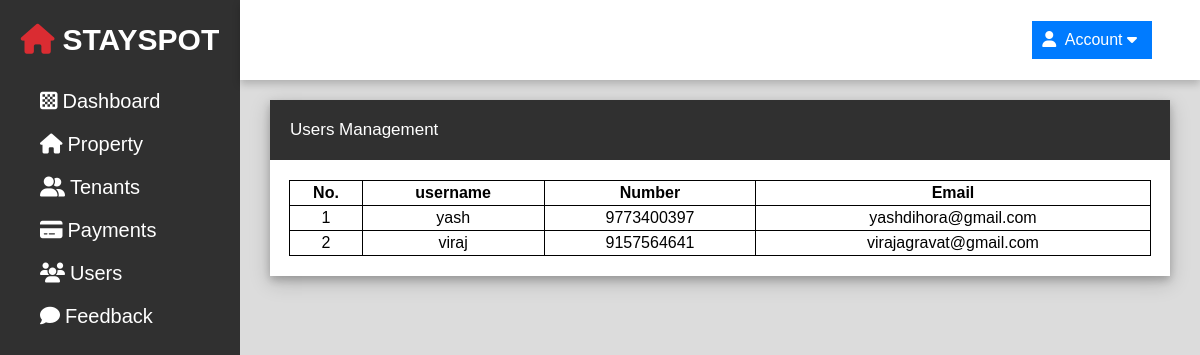
Page /admin/users.php (signed in) on the committed database.
### tables this page shows
CREATE TABLE `user_reg` (
  `user_id` int(30) NOT NULL,
  `username` varchar(255) NOT NULL,
  `password` varchar(255) NOT NULL,
  `email` varchar(255) NOT NULL,
  `number` varchar(12) NOT NULL
);

### admin/users.php (the view, shortened to what this page needs)
<?php
    include 'db/db.php';
    if (isset($_SESSION['admin_name']))
    {
?>
<!DOCTYPE html>
<html lang="en">
<head>
    <link rel="stylesheet" href="css/styles.css">
    <link rel="stylesheet" href="https://cdnjs.cloudflare.com/ajax/libs/font-awesome/6.2.0/css/all.min.css">
</head>
<body>
    <div class="side-menu">
        <div class="brand-name">
            <h1><i class="fas fa-house"></i>STAYSPOT</h1>
        </div>
        <ul>
            <li><a href="index.php"><i class="fa-solid fa-chess-board"></i><span>Dashboard</span></a></li>
            <li><a href="property.php"><i class="fa-solid fa-house"></i><span>Property</span></a></li>
            <li><a href="tenants.php"><i class="fa fa-user-friends"></i><span>Tenants</span></a></li>
            <li><a href="payments.php"><i class="fas fa-credit-card"></i><span>Payments</span></a></li>
            <li><a href="users.php"><i class="fa fa-users"></i><span>Users</span></a></li>
            <li><a href="feedback.php"><i class="fa-solid fa-comment"></i><span>Feedback</span></a></li>
        </ul>
    </div>
    <div class="container">
        <div class="header">
            <div class="nav">
                <div class="account">
                    <div class="dropdown">
                        <button class="dropbtn"><i class="fa fa-user"></i> Account <i class="fa fa-caret-down"></i></button>
                    </div>
                </div>
            </div>
        </div>
        <div class="content">
            <div class="main">
                <div class="h1">
                    <h1>Users Management</h1>
                </div>
                <div class="info">
                    <table cellpadding="10px">
                        <tr>
                            <th>No.</th>
                            <th>username</th>
                            <th>Number</th>
                            <th>Email</th>
                        </tr>
                        <?php
                        $i = 1;
                        $result = mysqli_query($con,"select * from user_reg");
                        while($row = mysqli_fetch_assoc($result)) { ?>
                        <tr>
                            <td><?php echo $i++ ?></td>
                            <td><?php echo $row['username']; ?></td>
                            <td><?php echo $row['number']; ?></td>
                            <td><?php echo $row['email']; ?></td>
                         </tr>
                         <?php } ?>
                    </table>
                </div>
            </div>
        </div>
    </div>
</body>
</html>
<?php
    }
    else{
        header("location: login.php");
    }
?>

### admin/css/styles.css (style rules this page uses)
* { margin: 0; padding: 0; box-sizing: border-box; font-family: 'Poppins', sans-serif; }
body { min-height: 100vh; }
a { text-decoration: none; }
li { list-style: none; }
.side-menu { position: fixed; background-color: #303030; width: 20vw; min-height: 100vh; display: flex; flex-direction: column; }
.side-menu .brand-name { font-size: 15px; height: 10vh; display: flex; align-items: center; justify-content: center; text-decoration: no; }
.side-menu .brand-name h1 { color: white; }
.side-menu .brand-name h1 i { color: #DA2C32; margin-right: 8px; }
.side-menu li { font-size: 20px; padding: 10px 40px; color: white; display: flex; align-items: center; }
.side-menu li i { margin-right: 5px; }
.side-menu li a { text-decoration: none; color: white; }
.container { position: absolute; right: 0; width: 80vw; height: 100vh; background: #f1f1f1; }
.container .header { position: fixed; top: 0; right: 0; width: 80vw; height: 10vh; background: white; display: flex; align-items: center; justify-content: center; box-shadow: 0 4px 8px 0 rgba(0, 0, 0, 0.2); z-index: 1; }
.container .header .nav { width: 90%; display: flex; align-items: center; }
.account { position: relative; display: inline-block; margin-left: auto; }
.dropdown { position: relative; display: inline-block; }
.dropbtn { background-color: #007bff; color: white; padding: 10px; font-size: 16px; border: none; cursor: pointer; transition: all 0.6s ease; }
.fa { margin-right: 5px; }
.container .content { position: relative; margin-top: 10vh; min-height: 90vh; background: #dcdcdc; padding: 20px 30px; }
.container .content .main { background: white; box-shadow: 0 4px 8px 0 rgba(0, 0, 0, 0.2), 0 6px 20px 0 rgba(0, 0, 0, 0.19); }
.container .content .main .h1 h1 { font-size: 17px; padding: 20px 20px; color: white; font-weight: 200; background-color: #303030; }
.container .content .info { color: black; padding: 20px 15px; display: flex; align-items: center; justify-content: center; flex-wrap: wrap; }
.container .content .info table { width: 99%; }
.container .content .info table,tr,td,th { text-align: center; padding: 3px 3px; border: 1px solid black; border-collapse: collapse; }

### rows in the picture
user_reg: username "yash", number "9773400397", email "yashdihora@gmail.com"
user_reg: username "viraj", number "9157564641", email "virajagravat@gmail.com"
